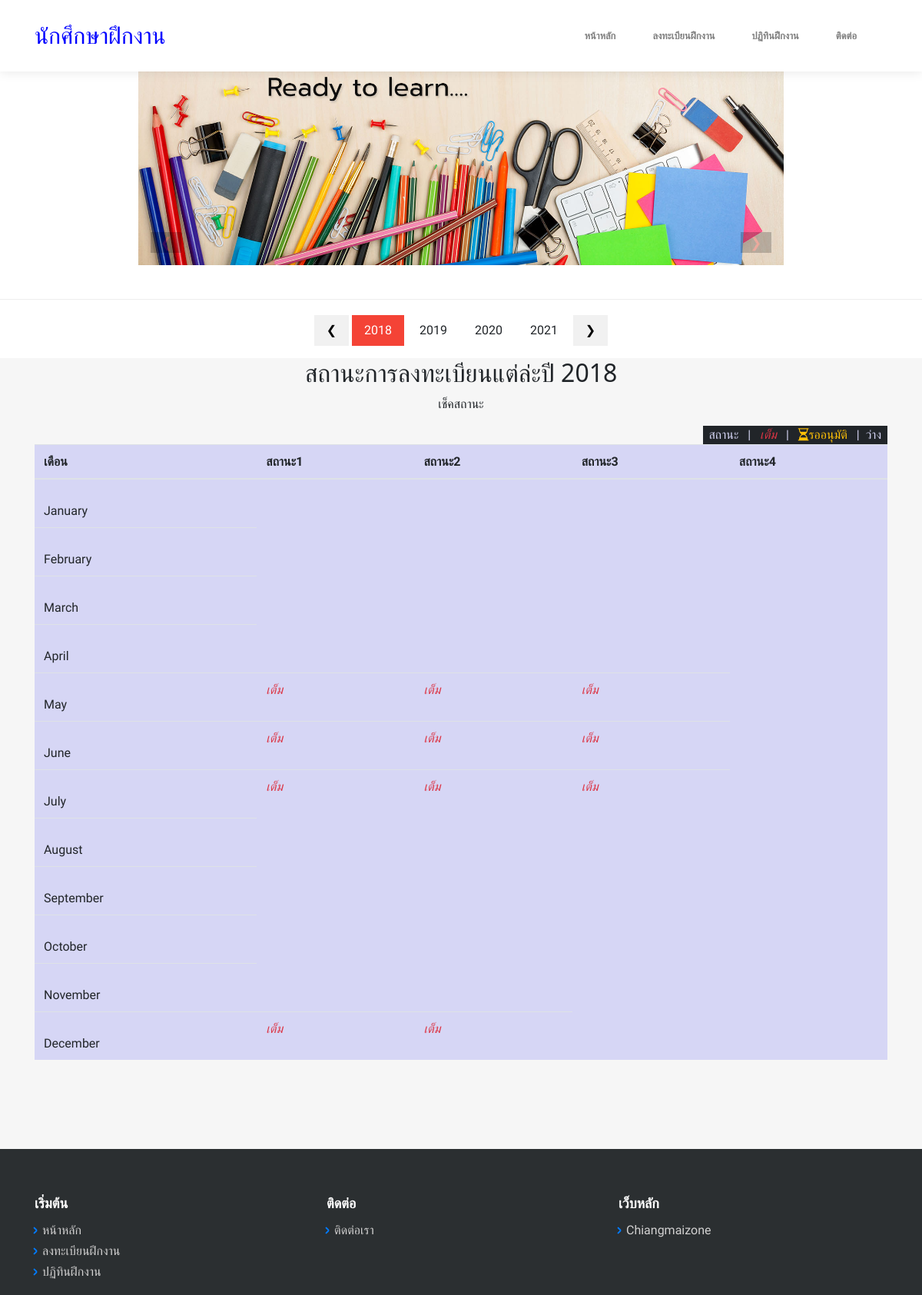
The page / on the database its author committed.
### tables this page shows
CREATE TABLE IF NOT EXISTS `pic` (
  `pic_id` int(10) NOT NULL AUTO_INCREMENT,
  `pic_name` text NOT NULL,
  `pic_sort` int(10) NOT NULL,
  `status1` tinyint(1) NOT NULL,
  PRIMARY KEY (`pic_id`)
);

CREATE TABLE IF NOT EXISTS `addyear` (
  `addyearid` int(10) NOT NULL AUTO_INCREMENT,
  `year` varchar(10) NOT NULL,
  PRIMARY KEY (`addyearid`)
);

CREATE TABLE IF NOT EXISTS `tb_student` (
  `id` int(11) NOT NULL AUTO_INCREMENT,
  `Name` varchar(30) NOT NULL,
  `Surname` varchar(30) NOT NULL,
  `Nickname` varchar(20) NOT NULL,
  `Tel` varchar(10) NOT NULL,
  `B_Date` date NOT NULL,
  `Address` varchar(100) NOT NULL,
  `File1` varchar(70) NOT NULL,
  `File2` varchar(70) NOT NULL,
  `Disease` varchar(50) NOT NULL,
  `family` varchar(30) NOT NULL,
  `Status` varchar(30) NOT NULL,
  `Introduce` varchar(30) NOT NULL,
  `DateStart` date NOT NULL,
  `DateEnd` date NOT NULL,
  `University` varchar(50) NOT NULL,
  `Gpa1` varchar(10) NOT NULL,
  `School` varchar(50) NOT NULL,
  `Gpa2` varchar(10) NOT NULL,
  `Diploma` varchar(50) NOT NULL,
  `Gpa3` varchar(10) NOT NULL,
  `S_Primary` varchar(50) NOT NULL,
  `Gpa4` varchar(10) NOT NULL,
  `_attention` varchar(100) NOT NULL,
  `Skill` varchar(100) NOT NULL,
  `Tel2` varchar(10) NOT NULL,
  `_Email` varchar(50) NOT NULL,
  `_Facebook` varchar(50) NOT NULL,
  `_Line_id` varchar(30) NOT NULL,
  `_Contact` varchar(30) NOT NULL,
  `_Namecontact` varchar(50) NOT NULL,
  `_Telcontact` varchar(10) NOT NULL,
  `_Position` varchar(30) NOT NULL,
  `status1` tinyint(1) NOT NULL,
  `year_start` int(4) NOT NULL,
  `year_end` int(4) NOT NULL,
  PRIMARY KEY (`id`)
);

### index.php (the view, shortened to what this page needs)
<?php
    $resule_pic=mysql_query("SELECT * FROM pic where pic_id and status1 = '1' ") or die(mysql_error());
?>
<!DOCTYPE html>
<html>
<head>
    <link rel="stylesheet" href="assets/bootstrap/css/bootstrap.min.css">
    <link rel="stylesheet" href="https://cdnjs.cloudflare.com/ajax/libs/simple-line-icons/2.4.1/css/simple-line-icons.min.css">
    <link rel="stylesheet" href="https://cdnjs.cloudflare.com/ajax/libs/font-awesome/4.7.0/css/font-awesome.min.css">
    <link rel="stylesheet" href="assets/css/styles.min1.css">
    <link rel="stylesheet" href="assets/css/year1.css">
</head>
<body>
  <main class="page landing-page">
            <br><br>
            <?php
              while($rows = mysql_fetch_array($resule_pic)){
            ?>
            <div class="w3-content w3-display-container" style="max-width:100%;width:70%;">
              <img class="mySlidesa" src="uploads/picture_index/<?php echo $rows['pic_name'];?>" style="width:100%">
            <div class="w3-center w3-container w3-section w3-large w3-text-white w3-display-bottommiddle" style="width:100%">
                <div class="w3-left w3-hover-text-khaki" onclick="plusDivsa(-1)">&#10094;</div>
                <div class="w3-right w3-hover-text-khaki" onclick="plusDivsa(1)">&#10095;</div>
              </div>
            </div>
            <?php
            }
            ?>
              <br>
              <hr />
                <nav class="navbar navbar-light navbar-expand-lg fixed-top bg-white clean-navbar">
                    <div class="container"><a class="navbar-brand logo" href="index.php" style="font-size:30px;color:blue;">นักศึกษาฝึกงาน</a>
                        <div class="collapse navbar-collapse"
                            id="navcol-1">
                            <ul class="nav navbar-nav ml-auto">
                                <li class="nav-item" role="psentation"><a class="nav-link" href="index.php">หน้าหลัก</a></li>
                                <li class="nav-item" role="psentation"><a class="nav-link" href="check.php">ลงทะเบียนฝึกงาน</a></li>
                                <li class="nav-item" role="psentation"><a class="nav-link" href="pricing.php">ปฏิทินฝึกงาน<br></a></li>
                                <li class="nav-item" role="psentation"><a class="nav-link" href="contact-us.php">ติดต่อ</a></li>
                            </ul>
                        </div>
                    </div>
                </nav>
                <div class="w3-center">
                  <div class="w3-section">
                    <button class="w3-button w3-light-grey" onclick="plusDivs(-1)">❮ </button>
                    <?php
                      $i=1;
                      $resule_addyear=mysql_query("SELECT * FROM addyear ORDER BY addyearid ASC") or die(mysql_error());
                      while($row_addyear = mysql_fetch_array($resule_addyear)){
                    ?>
                      <button class="w3-button demo" onclick="currentDiv(<?php echo $i; ?>)"><?php echo $row_addyear['year']; ?></button>
                    <?php $i++; } ?>
                    <button class="w3-button w3-light-grey" onclick="plusDivs(1)"> ❯</button>
                  </div>
                </div>
                <div class="w3-content w3-display-container  ">
                  <?php
                    $i=1;
                    $resule_addyear=mysql_query("SELECT * FROM addyear ORDER BY addyearid ASC") or die(mysql_error());
                    while($row_addyear = mysql_fetch_array($resule_addyear)){
                  ?>
                  <main class="page pricing-table-page mySlides">
                        <section class="clean-block clean-pricing dark">
                            <div class="">
                                <div class=""><div class="container"><div class="cssTable">
                                    <center><h2>สถานะการลงทะเบียนแต่ล่ะปี <?php echo $row_addyear['year']; ?></h2>
                                    <p>เช็คสถานะ</p></center>
                                    <div class="cssDiv" style="float:right;color:#d6d6f5">
                                    &nbsp สถานะ &nbsp | &nbsp <i class="icon-user icon text-danger">เต็ม</i>
                                    &nbsp | &nbsp <i class="fa fa-hourglass-2 text-warning">รออนุมัติ</i>
                                    &nbsp | &nbsp<i></i>ว่าง &nbsp
                                    </div>
                                    <div class="table-responsive">
                                    <table class="table" style="background-color:#d6d6f5">
                                      <thead>
                                       <tr >
                                          <th>เดือน</th>
                                          <th>สถานะ1</th>
                                          <th>สถานะ2</th>
                                          <th>สถานะ3</th>
                                          <th>สถานะ4</th>
                                        </tr>
                                      </thead>
                                      <tbody>
                                        <?php
                                        $month = array("January", "February", "March", "April", "May", "June", "July", "August", "September", "October", "November", "December");
                                        foreach ($month as $j =>$value){
                                            $m=$j+1;
                                        ?>
                                        <tr>
                                            <td><br><?php echo $value; ?><br></td>
                                            <?php
                                              $result_member=mysql_query("SELECT * FROM tb_student where status1 != '2' AND (year_start='$row_addyear[year]' OR year_end='$row_addyear[year]') ORDER BY id ASC") or die(mysql_error());
                                              while($row_member = mysql_fetch_array($result_member)){
                                                if($row_member['status1']==0){
                                                  $status="<i class=\"fa fa-hourglass-2 text-warning\">รออนุมัติ";}else if($row_member['status1']==1){$status="<i class=\"icon-user icon text-danger\">เต็ม";}else{$status="ว่าง";
                                                  }
                                            ?>
                                            <?php
                                              $k=1;
                                              $DateStart=substr($row_member["DateStart"],5,2);
                                              $DateEnd=substr($row_member["DateEnd"],5,2);
                                              if($row_member["year_start"]!=$row_member["year_end"]){
                                                if($row_member["year_start"]==$row_addyear["year"]){
                                                   $DateEnd1=12;
                                                   $DateStart1=$DateStart;
                                                }else{
                                                   if($DateEnd<=$DateStart){
                                                      $DateEnd1=$DateEnd;
                                                      $DateStart1=1;
                                                    }else{
                                                       $DateEnd1=$DateEnd;
                                                       $DateStart1=$DateStart;
                                                    }
                                                }
                                              }else{
                                                $DateEnd1=$DateEnd;
                                                $DateStart1=$DateStart;
                                              }
                                              for($j=$DateStart1; $j<=$DateEnd1; $j++){
                                            ?>
                                                  <?php if($m==$j){ ?>
                                                    <td>
                                                      <?php echo $status; ?><br>
                                                    </td>
                                                  <?php  }?>
                                            <?php  $k++;} ?>
                                            <?php   } ?>
                                          </tr>
                                          <?php   } ?>
                                        </tbody>
                                      </table>
                                      </div>
                                    </div>
                                  </div>
                                </div>
                              </div>
                            </section>
                          </main>
                <?php $i++; } ?>
                </div>
                <footer class="page-footer dark">
                    <div class="container">
                        <div class="row">
                            <div class="col-sm-4">
                                <h5>เริ่มต้น</h5>
                                <ul>
                                    <li><a href="index.php">หน้าหลัก</a></li>
                                    <li><a href="check.php">ลงทะเบียนฝึกงาน</a></li>
                                    <li><a href="pricing.php">ปฏิทินฝึกงาน</a></li>
                                </ul>
                            </div>
                            <div class="col-sm-4">
                                <h5>ติดต่อ</h5>
                                <ul>
                                    <li><a href="contact-us.php">ติดต่อเรา</a></li>
                                </ul>
                            </div>
                            <div class="col-sm-4">
                                <h5>เว็บหลัก</h5>
                                <ul>
                                    <li><a href="http://www.chiangmaizone.com/">Chiangmaizone</a></li>
                                </ul>
                    </div>
                </footer>
            </body>
            </html>

### assets/css/styles.min1.css (style rules this page uses)
body { margin: 0; font-family: 'Prompt', sans-serif; font-weight: 400; line-height: 1.5; color: #212529; text-align:left; float:center; background-color: #fff; }
.cssTable { text-align: center; }
.cssDiv { background-color: #212529; }
.mySlides { display:none }
i { color: pink; }

### assets/css/year1.css (style rules this page uses)
*,*:before,*:after { box-sizing:inherit }
html { -ms-text-size-adjust:100%;-webkit-text-size-adjust:100% }
body { margin:0 }
article,aside,details,figcaption,figure,footer,header,main,menu,nav,section,summary { display:block }
a { background-color:transparent;-webkit-text-decoration-skip:objects }
img { border-style:none }
hr { box-sizing:content-box;height:0;overflow:visible }
button,input,select,textarea { font:inherit;margin:0 }
button,input { overflow:visible }
button,select { text-transform:none }
button,html [type=button],[type=reset],[type=submit] { -webkit-appearance:button }
h1,h2,h3,h4,h5,h6 { font-family:"Segoe UI",Arial,sans-serif;font-weight:400;margin:10px 0 }
hr { border:0;border-top:1px solid #eee;margin:20px 0 }
img { vertical-align:middle }
a { color:inherit }
.w3-btn,.w3-button { border:none;display:inline-block;padding:8px 16px;vertical-align:middle;overflow:hidden;text-decoration:none;color:inherit;background-color:inherit;text-align:center;cursor:pointer;white-space:nowrap }
.w3-btn,.w3-button { -webkit-touch-callout:none;-webkit-user-select:none;-khtml-user-select:none;-moz-user-select:none;-ms-user-select:none;user-select:none }
.w3-tooltip,.w3-display-container { position:relative }
.w3-container:after,.w3-container:before,.w3-panel:after,.w3-panel:before,.w3-row:after,.w3-row:before,.w3-row-padding:after,.w3-row-padding:before, .w3-cell-row:before,.w3-cell-row:after,.w3-clear:after,.w3-clear:before,.w3-bar:before,.w3-bar:after { content:"";display:table;clear:both }
.w3-content { max-width:1200px;margin:auto }
.w3-display-bottommiddle { position:absolute;left:50%;bottom:0;transform:translate(-50%,0%);-ms-transform:translate(-50%,0%) }
.w3-container,.w3-panel { padding:0.01em 16px }
.w3-large { font-size:18px!important }
.w3-center { text-align:center!important }
.w3-section,.w3-code { margin-top:16px!important;margin-bottom:16px!important }
.w3-left { float:left!important }
.w3-right { float:right!important }
.w3-red,.w3-hover-red:hover { color:#fff!important;background-color:#f44336!important }
.w3-light-grey,.w3-hover-light-grey:hover,.w3-light-gray,.w3-hover-light-gray:hover { color:#000!important;background-color:#f1f1f1!important }
.w3-text-white,.w3-hover-text-white:hover { color:#fff!important }

### index.php (style rules this page uses)
.mySlidesa { display:none }
.w3-left, .w3-right, .w3-badge { cursor:pointer }
.w3-hover-text-khaki { color:red;background-color:#000000;width:5%;opacity: 0.2;filter: alpha(opacity=80); }

### rows shown on the page
pic: pic_name (picture)
addyear: year "2018", value "January", value "February", value "March", value "April", value "May", value "June", value "July", value "August", value "September", value "October", value "November", value "December"
addyear: year "2019"
addyear: year "2020"
addyear: year "2021"
tb_student: status1 "เต็ม"
tb_student: status1 "เต็ม"
tb_student: status1 "เต็ม"
tb_student: status1 "เต็ม"
tb_student: status1 "เต็ม"
